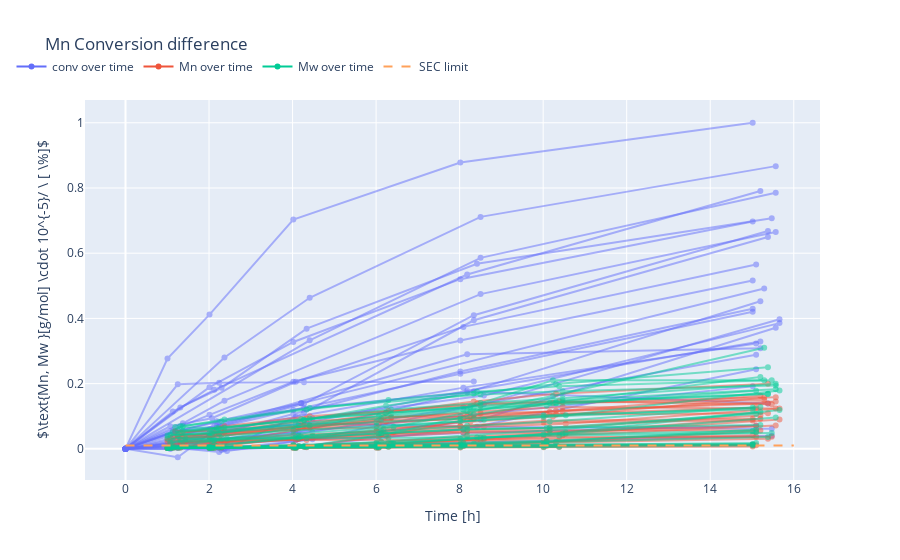

Notebook code cell kept with this figure:
### Code cell
# plot Mn Conversion difference
fig = px.line(title="Mn Conversion difference")
data_list = ["conv_time_data", "Mn_time_data", "Mw_time_data"]
data_list_name = ["conv over time", "Mn over time", "Mw over time"]
for idx, data in (enumerate(data_list)):
    for kin in kinetics_df[data].head(30):
        fig.add_scatter(x=kin[0], y=kin[1], mode="lines+markers", opacity=0.5, marker=dict(color=colors[idx%len(colors)]), showlegend=False, legendgroup=str(idx))
    # custom legend
    fig.add_scatter(x=[None], y=[None], marker=dict(color=colors[idx%len(colors)]), name= data_list_name[idx], legendgroup=str(idx))
# adding a threshold line because the SEC peaks smear into syspeak at that point
fig.add_scatter(x=[0, 16], y=[1000*10**(-5), 1000*10**(-5)], mode="lines", line=dict(dash="dash"), name="SEC limit", legendgroup="threshold")
fig.update_layout(legend=dict(orientation="h", yanchor="bottom", y=1.05, xanchor="left", x=-0.1 ), yaxis_title="$\\text{Mn, Mw }[g/mol] \cdot 10^{-5}/ \ [ \%]$", xaxis_title="Time [h]")

### Figure 1 — Plotly figure (JSON) as saved in the notebook; plotly's stock layout.template omitted (floating-point values rounded to 4 significant figures)
{"data": [{"hovertemplate": "<extra></extra>", "legendgroup": "", "line": {"color": "#636efa", "dash": "solid"}, "marker": {"symbol": "circle"}, "mode": "lines", "name": "", "orientation": "v", "showlegend": false, "xaxis": "x", "yaxis": "y", "type": "scatter"}, {"legendgroup": "0", "marker": {"color": "#636EFA"}, "mode": "lines+markers", "opacity": 0.5, "showlegend": false, "x": [0.0, 2.011, 4.018, 8.017, 15.02], "y": [0.0, 0.1044, 0.2058, 0.3321, 0.5166], "type": "scatter"}, {"legendgroup": "0", "marker": {"color": "#636EFA"}, "mode": "lines+markers", "opacity": 0.5, "showlegend": false, "x": [0.0, 2.011, 4.018, 8.017, 15.02], "y": [0.0, 0.1892, 0.3278, 0.5203, 0.6973], "type": "scatter"}, {"legendgroup": "0", "marker": {"color": "#636EFA"}, "mode": "lines+markers", "opacity": 0.5, "showlegend": false, "x": [0.0, 4.078, 8.09, 15.1], "y": [0.0, 0.09825, 0.1877, 0.3233], "type": "scatter"}, {"legendgroup": "0", "marker": {"color": "#636EFA"}, "mode": "lines+markers", "opacity": 0.5, "showlegend": false, "x": [0.0, 1.074, 2.068, 4.078, 8.09, 15.1], "y": [0.0, 0.06908, 0.09404, 0.2057, 0.374, 0.5651], "type": "scatter"}, {"legendgroup": "0", "marker": {"color": "#636EFA"}, "mode": "lines+markers", "opacity": 0.5, "showlegend": false, "x": [0.0, 1.132, 2.125, 8.181, 15.2], "y": [0.0, 0.1145, 0.1809, 0.5346, 0.7906], "type": "scatter"}, {"legendgroup": "0", "marker": {"color": "#636EFA"}, "mode": "lines+markers", "opacity": 0.5, "showlegend": false, "x": [0.0, 1.132, 2.125, 4.143, 8.181, 15.2], "y": [0.0, 0.05303, 0.05212, 0.07541, 0.1784, 0.3289], "type": "scatter"}, {"legendgroup": "0", "marker": {"color": "#636EFA"}, "mode": "lines+markers", "opacity": 0.5, "showlegend": false, "x": [0.0, 1.192, 2.185, 4.206], "y": [0.0, 0.05217, 0.08477, 0.1401], "type": "scatter"}, {"legendgroup": "0", "marker": {"color": "#636EFA"}, "mode": "lines+markers", "opacity": 0.5, "showlegend": false, "x": [0.0, 1.251, 2.242, 4.274, 8.339, 15.38], "y": [0.0, -0.02574, 0.06832, 0.1382, 0.4099, 0.6682], "type": "scatter"}, {"legendgroup": "0", "marker": {"color": "#636EFA"}, "mode": "lines+markers", "opacity": 0.5, "showlegend": false, "x": [0.0, 1.251, 2.242, 4.274, 8.339, 15.38], "y": [0.0, 0.05711, 0.08192, 0.1246, 0.1762, 0.1393], "type": "scatter"}, {"legendgroup": "0", "marker": {"color": "#636EFA"}, "mode": "lines+markers", "opacity": 0.5, "showlegend": false, "x": [0.0, 1.312, 2.301, 4.336, 8.415, 15.47], "y": [0.0, 0.1269, 0.1873, 0.3685, 0.5676, 0.7074], "type": "scatter"}, {"legendgroup": "0", "marker": {"color": "#636EFA"}, "mode": "lines+markers", "opacity": 0.5, "showlegend": false, "x": [0.0, 1.312, 2.301, 4.336, 8.415, 15.47], "y": [0.0, 0.02538, 0.05221, 0.07845, 0.06807, 0.06144], "type": "scatter"}, {"legendgroup": "0", "marker": {"color": "#636EFA"}, "mode": "lines+markers", "opacity": 0.5, "showlegend": false, "x": [0.0, 1.374, 2.369, 8.501, 15.57], "y": [0.0, 0.07821, 0.1477, 0.4745, 0.6652], "type": "scatter"}, {"legendgroup": "0", "marker": {"color": "#636EFA"}, "mode": "lines+markers", "opacity": 0.5, "showlegend": false, "x": [0.0, 2.369, 4.41, 8.501, 15.57], "y": [0.0, 0.28, 0.4632, 0.7114, 0.867], "type": "scatter"}, {"legendgroup": "0", "marker": {"color": "#636EFA"}, "mode": "lines+markers", "opacity": 0.5, "showlegend": false, "x": [0.0, 1.438, 4.475, 8.582, 15.66], "y": [0.0, 0.02501, 0.09387, 0.1638, 0.3856], "type": "scatter"}, {"legendgroup": "0", "marker": {"color": "#636EFA"}, "mode": "lines+markers", "opacity": 0.5, "showlegend": false, "x": [0.0, 1.006, 2.011, 4.018, 8.017, 15.02], "y": [0.0, 0.0072, 0.03827, 0.1069, 0.2372, 0.4297], "type": "scatter"}, {"legendgroup": "0", "marker": {"color": "#636EFA"}, "mode": "lines+markers", "opacity": 0.5, "showlegend": false, "x": [0.0, 1.006, 2.011, 4.018, 8.017, 15.02], "y": [0.0, 0.2771, 0.4116, 0.703, 0.8781, 1.0], "type": "scatter"}, {"legendgroup": "0", "marker": {"color": "#636EFA"}, "mode": "lines+markers", "opacity": 0.5, "showlegend": false, "x": [0.0, 1.074, 2.068, 4.078, 8.09, 15.1], "y": [0.0, 0.01679, 0.01934, 0.04453, 0.1274, 0.2887], "type": "scatter"}, {"legendgroup": "0", "marker": {"color": "#636EFA"}, "mode": "lines+markers", "opacity": 0.5, "showlegend": false, "x": [0.0, 1.074, 2.068, 4.078, 8.09, 15.1], "y": [0.0, -0.0005593, 0.008389, 0.006152, 0.0604, 0.2444], "type": "scatter"}, {"legendgroup": "0", "marker": {"color": "#636EFA"}, "mode": "lines+markers", "opacity": 0.5, "showlegend": false, "x": [0.0, 1.132, 2.125, 8.181, 15.2], "y": [0.0, 0.03328, 0.06998, 0.2902, 0.3086], "type": "scatter"}, {"legendgroup": "0", "marker": {"color": "#636EFA"}, "mode": "lines+markers", "opacity": 0.5, "showlegend": false, "x": [0.0, 1.132, 2.125, 4.143, 8.181, 15.2], "y": [0.0, 0.009223, 0.03035, 0.05237, 0.1732, 0.4525], "type": "scatter"}, {"legendgroup": "0", "marker": {"color": "#636EFA"}, "mode": "lines+markers", "opacity": 0.5, "showlegend": false, "x": [0.0, 1.192, 2.185, 4.206, 15.29], "y": [0.0, 0.05355, 0.06946, 0.1395, 0.4918], "type": "scatter"}, {"legendgroup": "0", "marker": {"color": "#636EFA"}, "mode": "lines+markers", "opacity": 0.5, "showlegend": false, "x": [0.0, 1.251, 2.242, 4.274, 8.339, 15.38], "y": [0.0, 0.002851, -0.009819, 0.1105, 0.3944, 0.6497], "type": "scatter"}, {"legendgroup": "0", "marker": {"color": "#636EFA"}, "mode": "lines+markers", "opacity": 0.5, "showlegend": false, "x": [0.0, 1.251, 2.242, 4.274, 8.339], "y": [0.0, 0.198, 0.2027, 0.2044, 0.2064], "type": "scatter"}, {"legendgroup": "0", "marker": {"color": "#636EFA"}, "mode": "lines+markers", "opacity": 0.5, "showlegend": false, "x": [0.0, 1.312, 2.301, 4.336, 15.47], "y": [0.0, 0.008618, -0.003693, 0.00831, 0.04001], "type": "scatter"}, {"legendgroup": "0", "marker": {"color": "#636EFA"}, "mode": "lines+markers", "opacity": 0.5, "showlegend": false, "x": [0.0, 2.369, 8.501, 15.57], "y": [0.0, -0.001114, 0.08946, 0.3712], "type": "scatter"}, {"legendgroup": "0", "marker": {"color": "#636EFA"}, "mode": "lines+markers", "opacity": 0.5, "showlegend": false, "x": [0.0, 4.41, 8.501, 15.57], "y": [0.0, 0.3329, 0.5858, 0.7854], "type": "scatter"}, {"legendgroup": "0", "marker": {"color": "#636EFA"}, "mode": "lines+markers", "opacity": 0.5, "showlegend": false, "x": [0.0, 1.438, 2.431, 4.475, 8.582, 15.66], "y": [0.0, 0.0214, -0.006667, 0.02982, 0.1379, 0.3972], "type": "scatter"}, {"legendgroup": "0", "marker": {"color": "#636EFA"}, "mode": "lines+markers", "opacity": 0.5, "showlegend": false, "x": [0.0, 2.011, 4.018, 8.017, 15.02], "y": [0.0, 0.02646, 0.05026, 0.09977, 0.1916], "type": "scatter"}, {"legendgroup": "0", "marker": {"color": "#636EFA"}, "mode": "lines+markers", "opacity": 0.5, "showlegend": false, "x": [0.0, 1.006, 2.011, 4.018, 8.017, 15.02], "y": [0.0, 0.03766, 0.05957, 0.1191, 0.2302, 0.4204], "type": "scatter"}, {"legendgroup": "0", "marker": {"color": "#636EFA"}, "mode": "lines+markers", "opacity": 0.5, "showlegend": false, "x": [0.0, 1.074, 4.078, 8.09, 15.1], "y": [0.0, 0.01056, 0.02603, 0.04828, 0.07092], "type": "scatter"}, {"legendgroup": "0", "marker": {"color": "#636EFA"}, "name": "conv over time", "x": [null], "y": [null], "type": "scatter"}, {"legendgroup": "1", "marker": {"color": "#EF553B"}, "mode": "lines+markers", "opacity": 0.5, "showlegend": false, "x": [1.006, 2.011, 4.018, 6.008, 8.017, 10.01, 15.02], "y": [0.023, 0.029, 0.042, 0.054, 0.069, 0.081, 0.087], "type": "scatter"}, {"legendgroup": "1", "marker": {"color": "#EF553B"}, "mode": "lines+markers", "opacity": 0.5, "showlegend": false, "x": [1.006, 2.011, 4.018, 6.008, 8.017, 10.01, 15.02], "y": [0.03, 0.037, 0.06, 0.064, 0.07, 0.086, 0.092], "type": "scatter"}, {"legendgroup": "1", "marker": {"color": "#EF553B"}, "mode": "lines+markers", "opacity": 0.5, "showlegend": false, "x": [1.074, 2.068, 4.078, 6.064, 8.09, 10.08, 15.1], "y": [0.0142, 0.0189, 0.028, 0.037, 0.05, 0.05, 0.072], "type": "scatter"}, {"legendgroup": "1", "marker": {"color": "#EF553B"}, "mode": "lines+markers", "opacity": 0.5, "showlegend": false, "x": [1.074, 2.068, 4.078, 6.064, 8.09, 10.08, 15.1], "y": [0.034, 0.04, 0.06, 0.077, 0.095, 0.106, 0.126], "type": "scatter"}, {"legendgroup": "1", "marker": {"color": "#EF553B"}, "mode": "lines+markers", "opacity": 0.5, "showlegend": false, "x": [1.132, 2.125, 4.143, 6.121, 8.181, 10.16, 15.2], "y": [0.038, 0.047, 0.064, 0.087, 0.1, 0.114, 0.163], "type": "scatter"}, {"legendgroup": "1", "marker": {"color": "#EF553B"}, "mode": "lines+markers", "opacity": 0.5, "showlegend": false, "x": [1.132, 2.125, 4.143, 6.121, 8.181, 10.16, 15.2], "y": [0.0194, 0.021, 0.032, 0.045, 0.058, 0.064, 0.102], "type": "scatter"}, {"legendgroup": "1", "marker": {"color": "#EF553B"}, "mode": "lines+markers", "opacity": 0.5, "showlegend": false, "x": [1.192, 2.185, 4.206, 6.181, 8.257, 10.23, 15.29], "y": [0.054, 0.054, 0.083, 0.098, 0.1, 0.141, 0.15], "type": "scatter"}, {"legendgroup": "1", "marker": {"color": "#EF553B"}, "mode": "lines+markers", "opacity": 0.5, "showlegend": false, "x": [1.251, 2.242, 4.274, 6.237, 8.339, 10.31, 15.38], "y": [0.032, 0.039, 0.073, 0.111, 0.145, 0.169, 0.2], "type": "scatter"}, {"legendgroup": "1", "marker": {"color": "#EF553B"}, "mode": "lines+markers", "opacity": 0.5, "showlegend": false, "x": [1.251, 2.242, 4.274, 6.237, 8.339, 10.31, 15.38], "y": [0.042, 0.047, 0.069, 0.084, 0.092, 0.105, 0.109], "type": "scatter"}, {"legendgroup": "1", "marker": {"color": "#EF553B"}, "mode": "lines+markers", "opacity": 0.5, "showlegend": false, "x": [1.312, 2.301, 4.336, 6.296, 8.415, 10.38, 15.47], "y": [0.05, 0.063, 0.093, 0.116, 0.139, 0.146, 0.137], "type": "scatter"}, {"legendgroup": "1", "marker": {"color": "#EF553B"}, "mode": "lines+markers", "opacity": 0.5, "showlegend": false, "x": [1.312, 2.301, 4.336, 6.296, 8.415, 10.38, 15.47], "y": [0.021, 0.026, 0.027, 0.028, 0.028, 0.036, 0.037], "type": "scatter"}, {"legendgroup": "1", "marker": {"color": "#EF553B"}, "mode": "lines+markers", "opacity": 0.5, "showlegend": false, "x": [1.374, 2.369, 4.41, 6.358, 8.501, 10.47, 15.57], "y": [0.039, 0.052, 0.071, 0.098, 0.109, 0.115, 0.145], "type": "scatter"}, {"legendgroup": "1", "marker": {"color": "#EF553B"}, "mode": "lines+markers", "opacity": 0.5, "showlegend": false, "x": [1.374, 2.369, 4.41, 8.501, 10.47, 15.57], "y": [0.049, 0.069, 0.1, 0.135, 0.143, 0.158], "type": "scatter"}, {"legendgroup": "1", "marker": {"color": "#EF553B"}, "mode": "lines+markers", "opacity": 0.5, "showlegend": false, "x": [1.438, 2.431, 4.475, 6.417, 8.582, 10.54, 15.66], "y": [0.023, 0.024, 0.039, 0.052, 0.068, 0.077, 0.124], "type": "scatter"}, {"legendgroup": "1", "marker": {"color": "#EF553B"}, "mode": "lines+markers", "opacity": 0.5, "showlegend": false, "x": [1.006, 2.011, 4.018, 6.008, 8.017, 10.01, 15.02], "y": [0.0025, 0.0033, 0.0106, 0.0172, 0.024, 0.03, 0.042], "type": "scatter"}, {"legendgroup": "1", "marker": {"color": "#EF553B"}, "mode": "lines+markers", "opacity": 0.5, "showlegend": false, "x": [1.006, 2.011, 4.018, 6.008, 8.017, 10.01, 15.02], "y": [0.0035, 0.0056, 0.0102, 0.0122, 0.0127, 0.0129, 0.0125], "type": "scatter"}, {"legendgroup": "1", "marker": {"color": "#EF553B"}, "mode": "lines+markers", "opacity": 0.5, "showlegend": false, "x": [4.078, 6.064, 8.09, 10.08, 15.1], "y": [0.0053, 0.011, 0.0175, 0.023, 0.037], "type": "scatter"}, {"legendgroup": "1", "marker": {"color": "#EF553B"}, "mode": "lines+markers", "opacity": 0.5, "showlegend": false, "x": [1.074, 2.068, 4.078, 6.064, 8.09, 10.08, 15.1], "y": [0.0026, 0.0027, 0.0028, 0.0037, 0.0116, 0.02, 0.054], "type": "scatter"}, {"legendgroup": "1", "marker": {"color": "#EF553B"}, "mode": "lines+markers", "opacity": 0.5, "showlegend": false, "x": [1.132, 2.125, 4.143, 6.121, 8.181, 10.16, 15.2], "y": [0.0056, 0.0116, 0.03, 0.045, 0.053, 0.057, 0.056], "type": "scatter"}, {"legendgroup": "1", "marker": {"color": "#EF553B"}, "mode": "lines+markers", "opacity": 0.5, "showlegend": false, "x": [1.132, 2.125, 4.143, 6.121, 8.181, 10.16, 15.2], "y": [0.0028, 0.0028, 0.0077, 0.02, 0.038, 0.049, 0.092], "type": "scatter"}, {"legendgroup": "1", "marker": {"color": "#EF553B"}, "mode": "lines+markers", "opacity": 0.5, "showlegend": false, "x": [1.192, 2.185, 4.206, 6.181, 8.257, 10.23, 15.29], "y": [0.0047, 0.0077, 0.035, 0.058, 0.083, 0.099, 0.157], "type": "scatter"}, {"legendgroup": "1", "marker": {"color": "#EF553B"}, "mode": "lines+markers", "opacity": 0.5, "showlegend": false, "x": [4.274, 6.237, 8.339, 10.31, 15.38], "y": [0.0071, 0.04, 0.094, 0.117, 0.139], "type": "scatter"}, {"legendgroup": "1", "marker": {"color": "#EF553B"}, "mode": "lines+markers", "opacity": 0.5, "showlegend": false, "x": [1.251, 2.242, 4.274, 6.237, 8.339, 10.31, 15.38], "y": [0.0033, 0.0041, 0.0065, 0.0094, 0.0128, 0.0193, 0.031], "type": "scatter"}, {"legendgroup": "1", "marker": {"color": "#EF553B"}, "mode": "lines+markers", "opacity": 0.5, "showlegend": false, "x": [1.312, 2.301, 4.336, 6.296, 10.38], "y": [0.0035, 0.0042, 0.0053, 0.0062, 0.0058], "type": "scatter"}, {"legendgroup": "1", "marker": {"color": "#EF553B"}, "mode": "lines+markers", "opacity": 0.5, "showlegend": false, "x": [6.358, 8.501, 10.47, 15.57], "y": [0.0152, 0.029, 0.042, 0.072], "type": "scatter"}, {"legendgroup": "1", "marker": {"color": "#EF553B"}, "mode": "lines+markers", "opacity": 0.5, "showlegend": false, "x": [1.374, 2.369, 4.41, 6.358, 8.501, 10.47, 15.57], "y": [0.0088, 0.0191, 0.065, 0.095, 0.115, 0.128, 0.124], "type": "scatter"}, {"legendgroup": "1", "marker": {"color": "#EF553B"}, "mode": "lines+markers", "opacity": 0.5, "showlegend": false, "x": [6.417, 8.582, 10.54, 15.66], "y": [0.0147, 0.03, 0.046, 0.09], "type": "scatter"}, {"legendgroup": "1", "marker": {"color": "#EF553B"}, "mode": "lines+markers", "opacity": 0.5, "showlegend": false, "x": [1.006, 2.011, 4.018, 6.008, 8.017, 10.01, 15.02], "y": [0.0025, 0.0027, 0.0029, 0.0035, 0.0042, 0.0047, 0.0074], "type": "scatter"}, {"legendgroup": "1", "marker": {"color": "#EF553B"}, "mode": "lines+markers", "opacity": 0.5, "showlegend": false, "x": [1.006, 2.011, 4.018, 6.008, 8.017, 10.01, 15.02], "y": [0.0026, 0.0034, 0.0048, 0.0069, 0.0077, 0.0095, 0.0118], "type": "scatter"}, {"legendgroup": "1", "marker": {"color": "#EF553B"}, "mode": "lines+markers", "opacity": 0.5, "showlegend": false, "x": [1.074, 2.068, 4.078, 6.064, 8.09, 10.08, 15.1], "y": [0.0025, 0.003, 0.004, 0.0048, 0.009, 0.0092, 0.0108], "type": "scatter"}, {"legendgroup": "1", "marker": {"color": "#EF553B"}, "name": "Mn over time", "x": [null], "y": [null], "type": "scatter"}, {"legendgroup": "2", "marker": {"color": "#00CC96"}, "mode": "lines+markers", "opacity": 0.5, "showlegend": false, "x": [1.006, 2.011, 4.018, 6.008, 8.017, 10.01, 15.02], "y": [0.032, 0.038, 0.056, 0.07, 0.085, 0.098, 0.127], "type": "scatter"}, {"legendgroup": "2", "marker": {"color": "#00CC96"}, "mode": "lines+markers", "opacity": 0.5, "showlegend": false, "x": [1.006, 2.011, 6.008, 8.017, 10.01, 15.02], "y": [0.041, 0.049, 0.082, 0.093, 0.103, 0.121], "type": "scatter"}, {"legendgroup": "2", "marker": {"color": "#00CC96"}, "mode": "lines+markers", "opacity": 0.5, "showlegend": false, "x": [1.074, 2.068, 4.078, 6.064, 8.09, 10.08, 15.1], "y": [0.0198, 0.024, 0.035, 0.046, 0.059, 0.064, 0.107], "type": "scatter"}, {"legendgroup": "2", "marker": {"color": "#00CC96"}, "mode": "lines+markers", "opacity": 0.5, "showlegend": false, "x": [1.074, 2.068, 4.078, 6.064, 8.09, 10.08, 15.1], "y": [0.043, 0.049, 0.076, 0.099, 0.12, 0.133, 0.178], "type": "scatter"}, {"legendgroup": "2", "marker": {"color": "#00CC96"}, "mode": "lines+markers", "opacity": 0.5, "showlegend": false, "x": [1.132, 2.125, 4.143, 6.121, 8.181, 10.16, 15.2], "y": [0.051, 0.058, 0.072, 0.093, 0.116, 0.141, 0.22], "type": "scatter"}, {"legendgroup": "2", "marker": {"color": "#00CC96"}, "mode": "lines+markers", "opacity": 0.5, "showlegend": false, "x": [1.132, 2.125, 4.143, 6.121, 8.181, 10.16, 15.2], "y": [0.024, 0.027, 0.04, 0.055, 0.071, 0.084, 0.128], "type": "scatter"}, {"legendgroup": "2", "marker": {"color": "#00CC96"}, "mode": "lines+markers", "opacity": 0.5, "showlegend": false, "x": [1.192, 2.185, 4.206, 8.257, 10.23, 15.29], "y": [0.067, 0.064, 0.091, 0.13, 0.21, 0.21], "type": "scatter"}, {"legendgroup": "2", "marker": {"color": "#00CC96"}, "mode": "lines+markers", "opacity": 0.5, "showlegend": false, "x": [1.251, 2.242, 4.274, 6.237, 8.339, 10.31, 15.38], "y": [0.041, 0.047, 0.088, 0.132, 0.17, 0.199, 0.25], "type": "scatter"}, {"legendgroup": "2", "marker": {"color": "#00CC96"}, "mode": "lines+markers", "opacity": 0.5, "showlegend": false, "x": [1.251, 2.242, 4.274, 6.237, 8.339, 10.31, 15.38], "y": [0.056, 0.063, 0.089, 0.11, 0.127, 0.14, 0.168], "type": "scatter"}, {"legendgroup": "2", "marker": {"color": "#00CC96"}, "mode": "lines+markers", "opacity": 0.5, "showlegend": false, "x": [1.312, 2.301, 4.336, 6.296, 8.415, 10.38, 15.47], "y": [0.069, 0.085, 0.121, 0.15, 0.175, 0.192, 0.21], "type": "scatter"}, {"legendgroup": "2", "marker": {"color": "#00CC96"}, "mode": "lines+markers", "opacity": 0.5, "showlegend": false, "x": [1.312, 2.301, 4.336, 6.296, 8.415, 10.38, 15.47], "y": [0.029, 0.032, 0.033, 0.034, 0.035, 0.041, 0.049], "type": "scatter"}, {"legendgroup": "2", "marker": {"color": "#00CC96"}, "mode": "lines+markers", "opacity": 0.5, "showlegend": false, "x": [1.374, 2.369, 4.41, 6.358, 8.501, 10.47, 15.57], "y": [0.055, 0.065, 0.093, 0.121, 0.141, 0.155, 0.2], "type": "scatter"}, {"legendgroup": "2", "marker": {"color": "#00CC96"}, "mode": "lines+markers", "opacity": 0.5, "showlegend": false, "x": [1.374, 2.369, 4.41, 8.501, 10.47, 15.57], "y": [0.069, 0.09, 0.125, 0.167, 0.177, 0.194], "type": "scatter"}, {"legendgroup": "2", "marker": {"color": "#00CC96"}, "mode": "lines+markers", "opacity": 0.5, "showlegend": false, "x": [1.438, 2.431, 4.475, 6.417, 8.582, 10.54, 15.66], "y": [0.031, 0.032, 0.05, 0.068, 0.089, 0.103, 0.179], "type": "scatter"}, {"legendgroup": "2", "marker": {"color": "#00CC96"}, "mode": "lines+markers", "opacity": 0.5, "showlegend": false, "x": [1.006, 2.011, 4.018, 6.008, 8.017, 10.01, 15.02], "y": [0.0026, 0.0036, 0.0115, 0.0191, 0.03, 0.044, 0.055], "type": "scatter"}, {"legendgroup": "2", "marker": {"color": "#00CC96"}, "mode": "lines+markers", "opacity": 0.5, "showlegend": false, "x": [1.006, 2.011, 4.018, 6.008, 8.017, 10.01, 15.02], "y": [0.0036, 0.0063, 0.0112, 0.0132, 0.0136, 0.0137, 0.0133], "type": "scatter"}, {"legendgroup": "2", "marker": {"color": "#00CC96"}, "mode": "lines+markers", "opacity": 0.5, "showlegend": false, "x": [4.078, 6.064, 8.09, 10.08, 15.1], "y": [0.0061, 0.0121, 0.0191, 0.025, 0.051], "type": "scatter"}, {"legendgroup": "2", "marker": {"color": "#00CC96"}, "mode": "lines+markers", "opacity": 0.5, "showlegend": false, "x": [1.074, 2.068, 4.078, 6.064, 8.09, 10.08, 15.1], "y": [0.0027, 0.0027, 0.003, 0.0042, 0.013, 0.022, 0.059], "type": "scatter"}, {"legendgroup": "2", "marker": {"color": "#00CC96"}, "mode": "lines+markers", "opacity": 0.5, "showlegend": false, "x": [1.132, 2.125, 4.143, 6.121, 8.181, 10.16, 15.2], "y": [0.0066, 0.0122, 0.033, 0.048, 0.06, 0.065, 0.073], "type": "scatter"}, {"legendgroup": "2", "marker": {"color": "#00CC96"}, "mode": "lines+markers", "opacity": 0.5, "showlegend": false, "x": [1.132, 2.125, 4.143, 6.121, 8.181, 10.16, 15.2], "y": [0.0029, 0.0029, 0.0084, 0.022, 0.042, 0.057, 0.113], "type": "scatter"}, {"legendgroup": "2", "marker": {"color": "#00CC96"}, "mode": "lines+markers", "opacity": 0.5, "showlegend": false, "x": [1.192, 2.185, 4.206, 6.181, 8.257, 10.23, 15.29], "y": [0.0051, 0.008, 0.038, 0.062, 0.113, 0.162, 0.31], "type": "scatter"}, {"legendgroup": "2", "marker": {"color": "#00CC96"}, "mode": "lines+markers", "opacity": 0.5, "showlegend": false, "x": [4.274, 6.237, 8.339, 10.31, 15.38], "y": [0.0071, 0.045, 0.105, 0.143, 0.169], "type": "scatter"}, {"legendgroup": "2", "marker": {"color": "#00CC96"}, "mode": "lines+markers", "opacity": 0.5, "showlegend": false, "x": [1.251, 2.242, 4.274, 6.237, 8.339, 10.31, 15.38], "y": [0.0036, 0.0045, 0.0072, 0.011, 0.0155, 0.021, 0.036], "type": "scatter"}, {"legendgroup": "2", "marker": {"color": "#00CC96"}, "mode": "lines+markers", "opacity": 0.5, "showlegend": false, "x": [1.312, 2.301, 4.336, 6.296, 10.38], "y": [0.0038, 0.0046, 0.0056, 0.0067, 0.0061], "type": "scatter"}, {"legendgroup": "2", "marker": {"color": "#00CC96"}, "mode": "lines+markers", "opacity": 0.5, "showlegend": false, "x": [6.358, 8.501, 10.47, 15.57], "y": [0.0166, 0.034, 0.047, 0.096], "type": "scatter"}, {"legendgroup": "2", "marker": {"color": "#00CC96"}, "mode": "lines+markers", "opacity": 0.5, "showlegend": false, "x": [1.374, 4.41, 6.358, 8.501, 10.47, 15.57], "y": [0.01, 0.072, 0.107, 0.132, 0.149, 0.183], "type": "scatter"}, {"legendgroup": "2", "marker": {"color": "#00CC96"}, "mode": "lines+markers", "opacity": 0.5, "showlegend": false, "x": [6.417, 8.582, 10.54, 15.66], "y": [0.0162, 0.034, 0.05, 0.119], "type": "scatter"}, {"legendgroup": "2", "marker": {"color": "#00CC96"}, "mode": "lines+markers", "opacity": 0.5, "showlegend": false, "x": [1.006, 2.011, 4.018, 6.008, 8.017, 10.01, 15.02], "y": [0.0027, 0.0029, 0.0032, 0.0038, 0.0048, 0.0055, 0.01], "type": "scatter"}, {"legendgroup": "2", "marker": {"color": "#00CC96"}, "mode": "lines+markers", "opacity": 0.5, "showlegend": false, "x": [1.006, 2.011, 4.018, 6.008, 8.017, 10.01, 15.02], "y": [0.0028, 0.0036, 0.0055, 0.0078, 0.0094, 0.0113, 0.0147], "type": "scatter"}, {"legendgroup": "2", "marker": {"color": "#00CC96"}, "mode": "lines+markers", "opacity": 0.5, "showlegend": false, "x": [1.074, 2.068, 4.078, 6.064, 8.09, 10.08, 15.1], "y": [0.0027, 0.0032, 0.0046, 0.0061, 0.0094, 0.0113, 0.018], "type": "scatter"}, {"legendgroup": "2", "marker": {"color": "#00CC96"}, "name": "Mw over time", "x": [null], "y": [null], "type": "scatter"}, {"legendgroup": "threshold", "line": {"dash": "dash"}, "mode": "lines", "name": "SEC limit", "x": [0, 16], "y": [0.01, 0.01], "type": "scatter"}], "layout": {"xaxis": {"anchor": "y", "domain": [0.0, 1.0], "title": {"text": "Time [h]"}}, "yaxis": {"anchor": "x", "domain": [0.0, 1.0], "title": {"text": "$\\text{Mn, Mw }[g/mol] \\cdot 10^{-5}/ \\ [ \\%]$"}}, "legend": {"tracegroupgap": 0, "orientation": "h", "yanchor": "bottom", "y": 1.05, "xanchor": "left", "x": -0.1}, "title": {"text": "Mn Conversion difference"}}}
